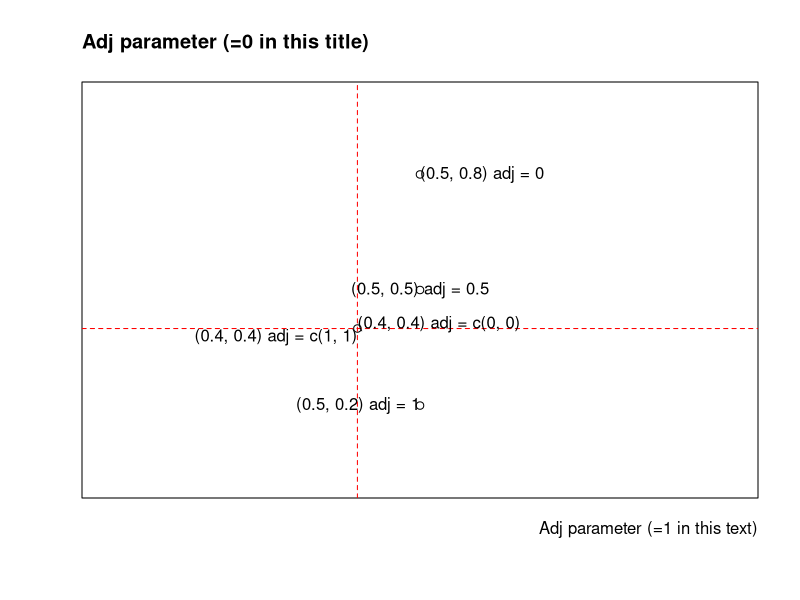
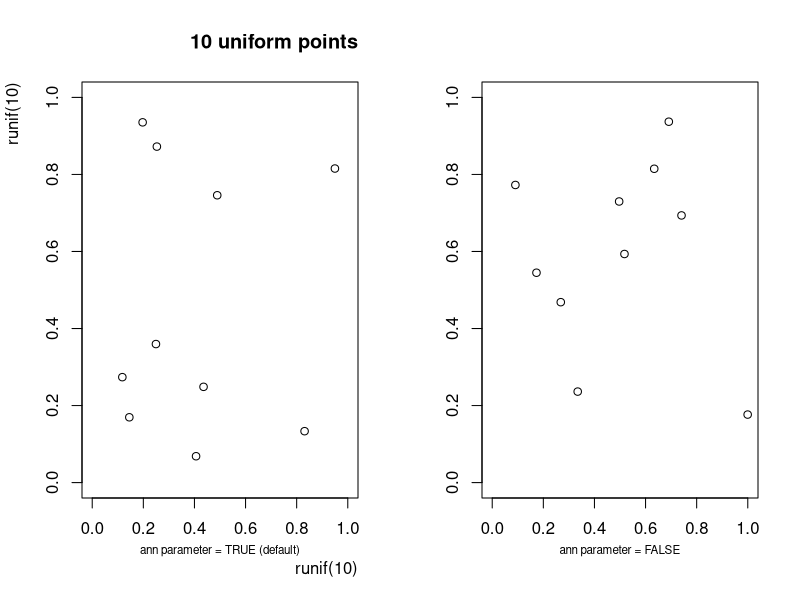
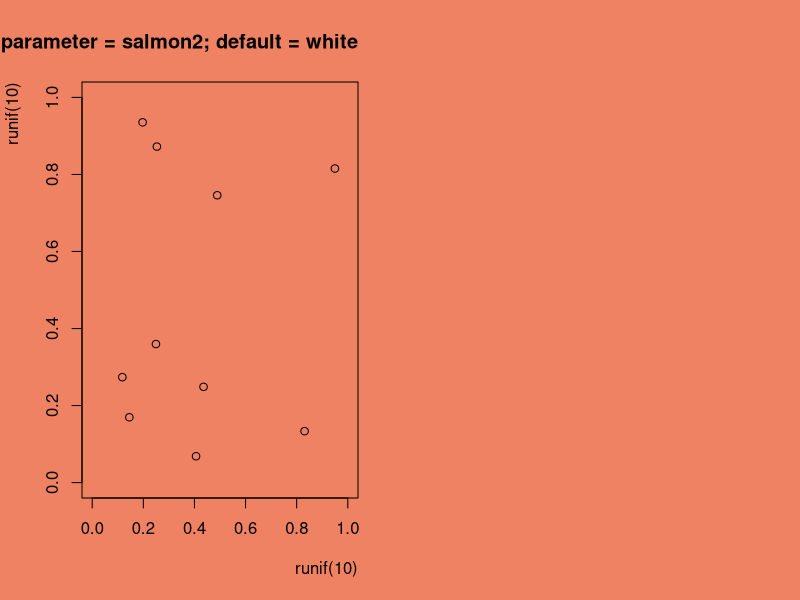
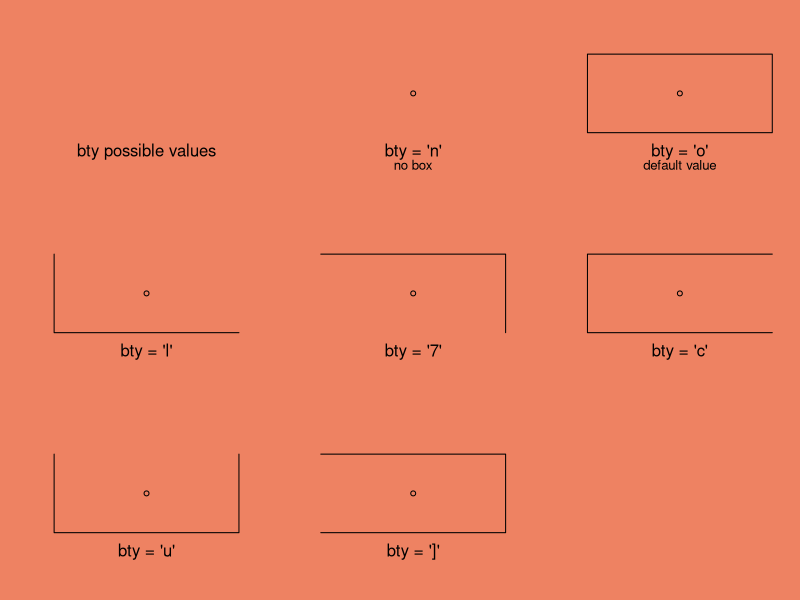
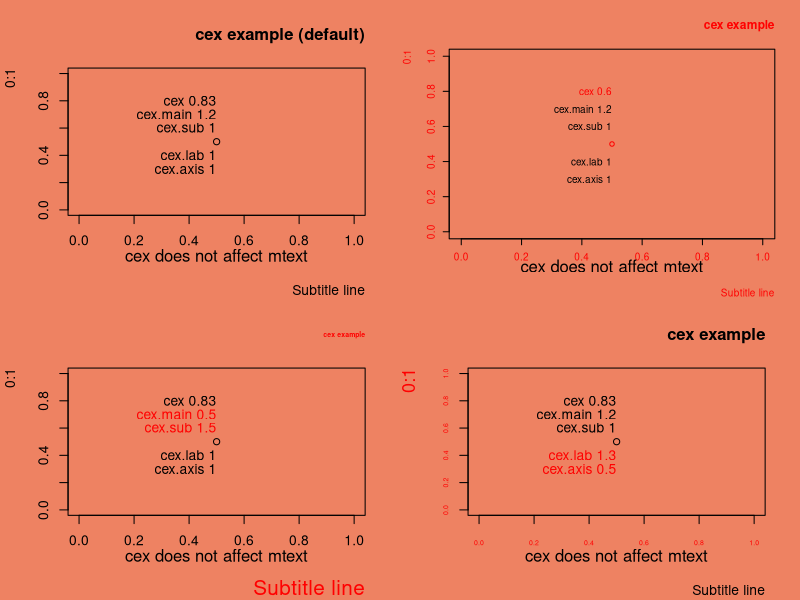
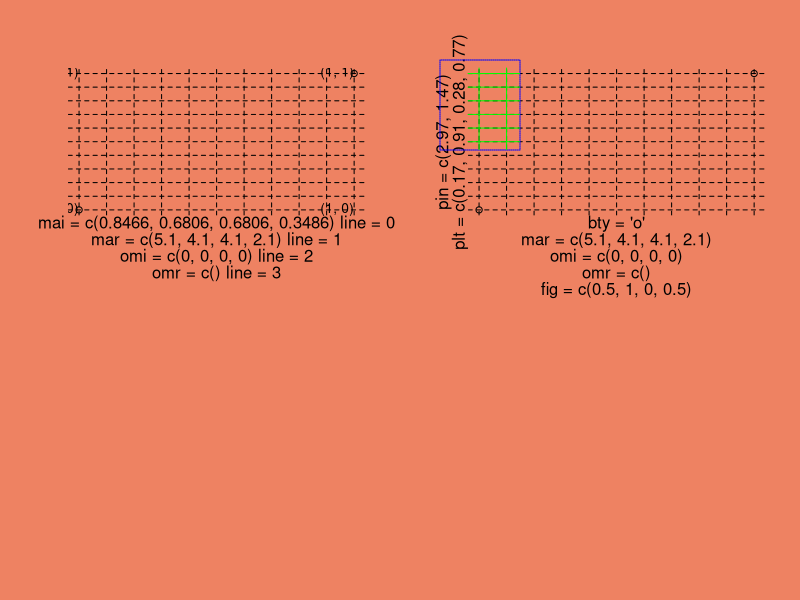

R code for these plots, in order:
## ---- chunk 1
knitr::opts_chunk$set(echo = TRUE)
## ---- chunk 2
op <- par(no.readonly = TRUE)
## ---- chunk 3
plot(c(0.4, rep(0.5, 3)), c(0.4, 0.2, 0.5, 0.8),
     xlab = "", ylab = "", xaxt = 'n', yaxt = 'n',
     xlim = c(0, 1), ylim = c(0, 1))

par(adj = 0)
title("Adj parameter (=0 in this title)")
text(0.5, 0.8, "(0.5, 0.8) adj = 0")
par(adj = 0.5)
text(0.5, 0.5, "(0.5, 0.5) adj = 0.5")
par(adj = 1)
text(0.5, 0.2, "(0.5, 0.2) adj = 1")
abline(h = 0.4, v = 0.4, lty = 2, col = "red")
text(0.4, 0.4, "(0.4, 0.4) adj = c(1, 1)", adj = c(1, 1))
text(0.4, 0.4, "(0.4, 0.4) adj = c(0, 0)", adj = c(0, 0))

mtext("Adj parameter (=1 in this text)", side = 1, line = 1, adj = 1)

## ---- chunk 4
par(mfcol = c(1, 2))
set.seed(1023)
plot(runif(10), runif(10),
     xlim = c(0, 1), ylim = c(0, 1), ann = TRUE, main = "10 uniform points")
mtext("ann parameter = TRUE (default)", side = 1, line = 2, cex = 0.7)
plot(runif(10), runif(10),
     xlim = c(0, 1), ylim = c(0, 1), ann = FALSE, main = "10 uniform points")
mtext("ann parameter = FALSE", side = 1, line = 2, cex = 0.7)
## ---- chunk 5
par(bg = 'salmon2')
set.seed(1023)
plot(runif(10), runif(10),
     xlim = c(0, 1), ylim = c(0, 1), main = "bg parameter = salmon2; default = white")
## ---- chunk 6
par(mfrow = c(3, 3))
plot(0:1, 0:1, type = 'n', axes = F, xlab = "", ylab = "")
mtext(paste0("bty ", "possible values"), line = 1, side = 1)
plot(0.5, 0.5, bty = 'n', xlab = "", ylab = "", xaxt = 'n', yaxt = 'n')
mtext(paste0("bty = ", "'n'"), line = 1, side = 1)
mtext(paste0("no box"), line = 2, side = 1, cex = 0.8)
plot(0.5, 0.5, bty = 'o', xlab = "", ylab = "", xaxt = 'n', yaxt = 'n')
mtext(paste0("bty = ", "'o'"), line = 1, side = 1)
mtext(paste0("default value"), line = 2, side = 1, cex = 0.8)
plot(0.5, 0.5, bty = 'l', xlab = "", ylab = "", xaxt = 'n', yaxt = 'n')
mtext(paste0("bty = ", "'l'"), line = 1, side = 1)
plot(0.5, 0.5, bty = '7', xlab = "", ylab = "", xaxt = 'n', yaxt = 'n')
mtext(paste0("bty = ", "'7'"), line = 1, side = 1)
plot(0.5, 0.5, bty = 'c', xlab = "", ylab = "", xaxt = 'n', yaxt = 'n')
mtext(paste0("bty = ", "'c'"), line = 1, side = 1)
plot(0.5, 0.5, bty = 'u', xlab = "", ylab = "", xaxt = 'n', yaxt = 'n')
mtext(paste0("bty = ", "'u'"), line = 1, side = 1)
plot(0.5, 0.5, bty = ']', xlab = "", ylab = "", xaxt = 'n', yaxt = 'n')
mtext(paste0("bty = ", "']'"), line = 1, side = 1)

## ---- chunk 7
par(mfrow = c(2, 2))

op_cex <- par("cex")
plot(0.5, 0.5
     , xlim = c(0, 1), ylim = c(0, 1)
     , xlab = "", ylab = "0:1"
     , main = "cex example (default)", sub = "Subtitle line")
text(0.5, 0.8, paste("cex", par("cex")))
text(0.5, 0.7, paste("cex.main", par("cex.main")))
text(0.5, 0.6, paste("cex.sub", par("cex.sub")))
text(0.5, 0.4, paste("cex.lab", par("cex.lab")))
text(0.5, 0.3, paste("cex.axis", par("cex.axis")))
mtext("cex does not affect mtext", line = 2, side = 1)

par(cex = 0.6)
plot(0.5, 0.5
     , xlim = c(0, 1), ylim = c(0, 1)
     , xlab = "", ylab = "0:1"
     , main = "cex example", sub = "Subtitle line"
     , col.main = "red", col.sub = "red", col.lab = "red", col.axis = "red"
     , col = "red")
text(0.5, 0.8, paste("cex", par("cex")), col = "red")
text(0.5, 0.7, paste("cex.main", par("cex.main")))
text(0.5, 0.6, paste("cex.sub", par("cex.sub")))
text(0.5, 0.4, paste("cex.lab", par("cex.lab")))
text(0.5, 0.3, paste("cex.axis", par("cex.axis")))
mtext("cex does not affect mtext", line = 2, side = 1)


par(cex = op_cex)
par(cex.main = 0.5)
par(cex.sub = 1.5)
plot(0.5, 0.5
     , xlim = c(0, 1), ylim = c(0, 1)
     , xlab = "", ylab = "0:1"
     , main = "cex example", sub = "Subtitle line"
     , col.main = "red", col.sub = "red")
text(0.5, 0.8, paste("cex", par("cex")))
text(0.5, 0.7, paste("cex.main", par("cex.main")), col = "red")
text(0.5, 0.6, paste("cex.sub", par("cex.sub")), col = "red")
text(0.5, 0.4, paste("cex.lab", par("cex.lab")))
text(0.5, 0.3, paste("cex.axis", par("cex.axis")))
mtext("cex does not affect mtext", line = 2, side = 1)

par(cex.main = op$cex.main, cex.sub = op$cex.sub)
par(cex.axis = 0.5)
par(cex.lab = 1.3)
plot(0.5, 0.5
     , xlim = c(0, 1), ylim = c(0, 1)
     , xlab = "", ylab = "0:1"
     , main = "cex example", sub = "Subtitle line"
     , col.lab = "red", col.axis = "red")

text(0.5, 0.8, paste("cex", par("cex")))
text(0.5, 0.7, paste("cex.main", par("cex.main")))
text(0.5, 0.6, paste("cex.sub", par("cex.sub")))
text(0.5, 0.4, paste("cex.lab", par("cex.lab")), col = "red")
text(0.5, 0.3, paste("cex.axis", par("cex.axis")), col = "red")
mtext("cex does not affect mtext", line = 2, side = 1)

## ---- chunk 8
op <- par(no.readonly = TRUE)
op$mai
## ---- chunk 9
op$mar
## ---- chunk 10
plot(0:1, 0:1, axes = FALSE, xlab = "", ylab = "")

text(0, 0, "(0, 0)")
text(1, 0, "(1, 0)")
text(0, 1, "(0, 1)")
text(1, 1, "(1, 1)")

mtext(paste0("mai = c(", paste(op$mai, collapse = ", "), ")", " line = 0"), line = 0, side = 1)
mtext(paste0("mar = c(", paste(op$mar, collapse = ", "), ")", " line = 1"), line = 1, side = 1)
mtext(paste0("omi = c(", paste(op$omi, collapse = ", "), ")", " line = 2"), line = 2, side = 1)
mtext(paste0("omr = c(", paste(op$omr, collapse = ", "), ")", " line = 3"), line = 3, side = 1)

abline(v = c(seq(0, 1, 0.1)), h = c(seq(0, 1, 0.1)), lty = 2)
## ---- chunk 11

plot(0:1, 0:1, axes = FALSE, bty = 'o', xlab = "", ylab = "")
mtext(paste0("bty = ", "'o'"), line = 0, side = 1)
mtext(paste0("mar = c(", paste(op$mar, collapse = ", "), ")"), line = 1, side = 1)
mtext(paste0("omi = c(", paste(op$omi, collapse = ", "), ")"), line = 2, side = 1)
mtext(paste0("omr = c(", paste(op$omr, collapse = ", "), ")"), line = 3, side = 1)
mtext(paste0("fig = c(", paste(op$fig, collapse = ", "), ")"), line = 4, side = 1)
mtext(paste0("plt = c(", paste(round(op$plt, 2), collapse = ", "), ")"), line = 0, side = 2)
mtext(paste0("pin = c(", paste(round(op$pin, 2), collapse = ", "), ")"), line = 1, side = 2)

abline(v = c(seq(0, 1, 0.1)), h = c(seq(0, 1, 0.1)), lty = 2)

par(plt = c(0.1, 0.3, 0.5, 0.8))
box(lty = '1111', col = 'blue' )
abline(v = c(seq(0, 1, 0.1)), h = c(seq(0, 1, 0.1)), lty = 1, col = "green")
